Frame 1 (no input): blank canvas, image omitted
Frame 60 (no input): blank canvas, image omitted
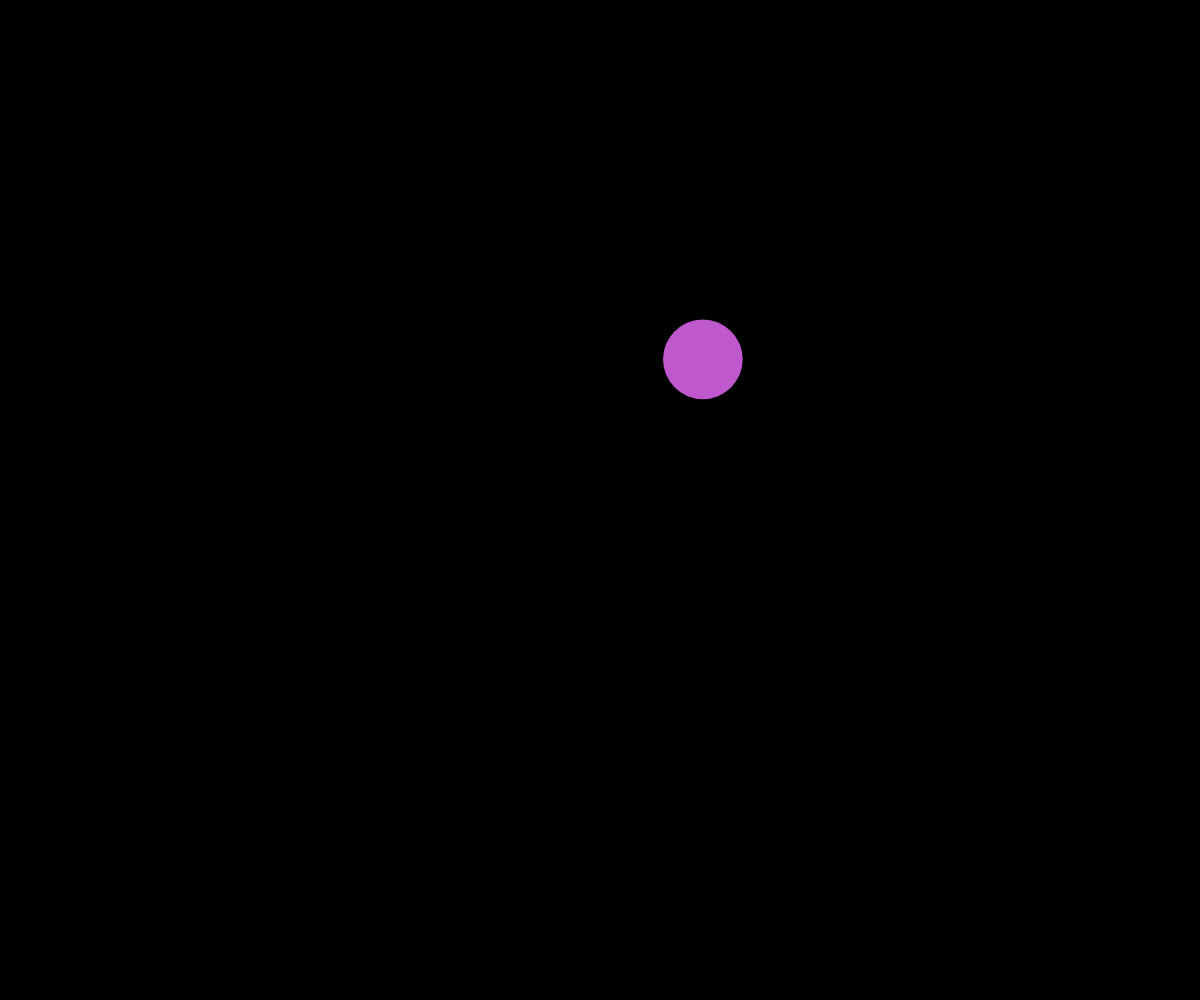
Frame 120 (the mouse pressed at the canvas centre since frame 60)

The p5.js sketch whose frames 1 and 60 were blank and that drew this single picture after the mouse press (run headless with seeded random() and noise() and a simulated clock; from frame 60 on, the mouse is pressed at the canvas centre):

// p5.js sketch
// ── sketch.js
var bubbles = [];

function setup() {
    createCanvas(windowWidth, windowHeight);  
}

function draw() {
    background(0);
    bubbles.forEach((bubble) => {
        bubble.update();
        bubble.show();
    });
}

function mousePressed() {
    const pos = createVector(mouseX, mouseY) // x, y    
    const vel = createVector(random(-4,4),
                             random(-4,4));
    const col = (color(
        random(0,255), // min, max
        random(0,255),
        random(0,255)
    ));
    const radius = random(50,150);

    bubbles.push(
        new Bubble(pos,vel,col,radius)
    );
}

var Bubble = (function () {

    function Bubble(pos, vel, col, radius) {
        this.pos = pos;
        this.vel = vel;
        this.col = col;
        this.radius = radius;
    }

    Bubble.prototype.show = function () {
        noStroke();
        fill(this.col);
        ellipse(this.pos.x, this.pos.y, this.radius, this.radius);
    }

    Bubble.prototype.update = function () {
        this.pos.add(this.vel);
        this.edges();
    }

    Bubble.prototype.edges = function () {
        if (this.pos.x - (this.radius / 2) < 0 || this.pos.x + (this.radius / 2) > width) {
            this.vel.x *= -1;
        }

        if (this.pos.y - (this.radius / 2) < 0 || this.pos.y + (this.radius / 2) > height) {
            this.vel.y *= -1;
        }
    }

    return Bubble;
    
})();
